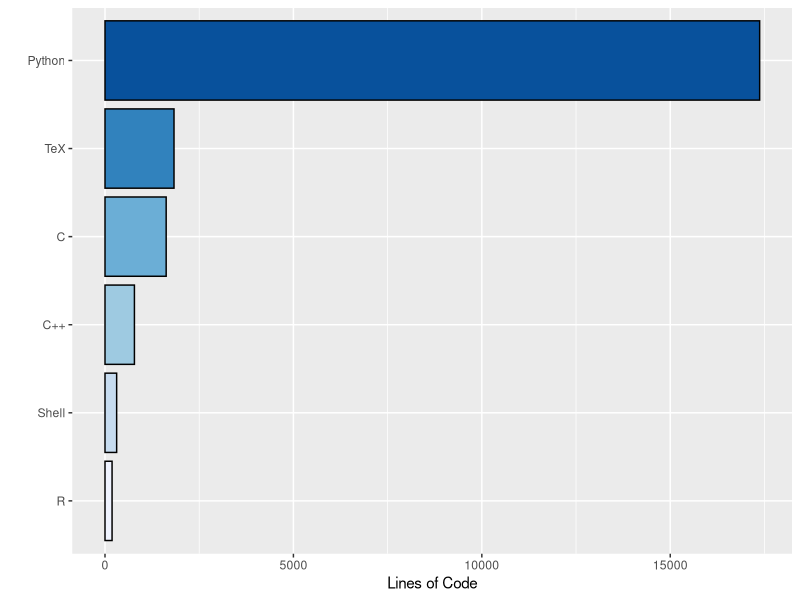

Source code (R):
library(ggplot2)

langs = read.csv("langs.csv")

langs$bytes <- langs$bytes/80
langs <- transform(langs, lang = reorder(lang, bytes))
langs <- subset(langs, langs$bytes > 100)


png("lang.png", res=100)
g <- ggplot(langs, aes(x=lang, y=bytes, fill=lang)) +
    geom_bar(colour="black", stat="identity") +
    guides(fill=F) +
    labs(x="", y="Lines of Code") +
    scale_fill_brewer() +
    coord_flip()
print(g)
dev.off()
